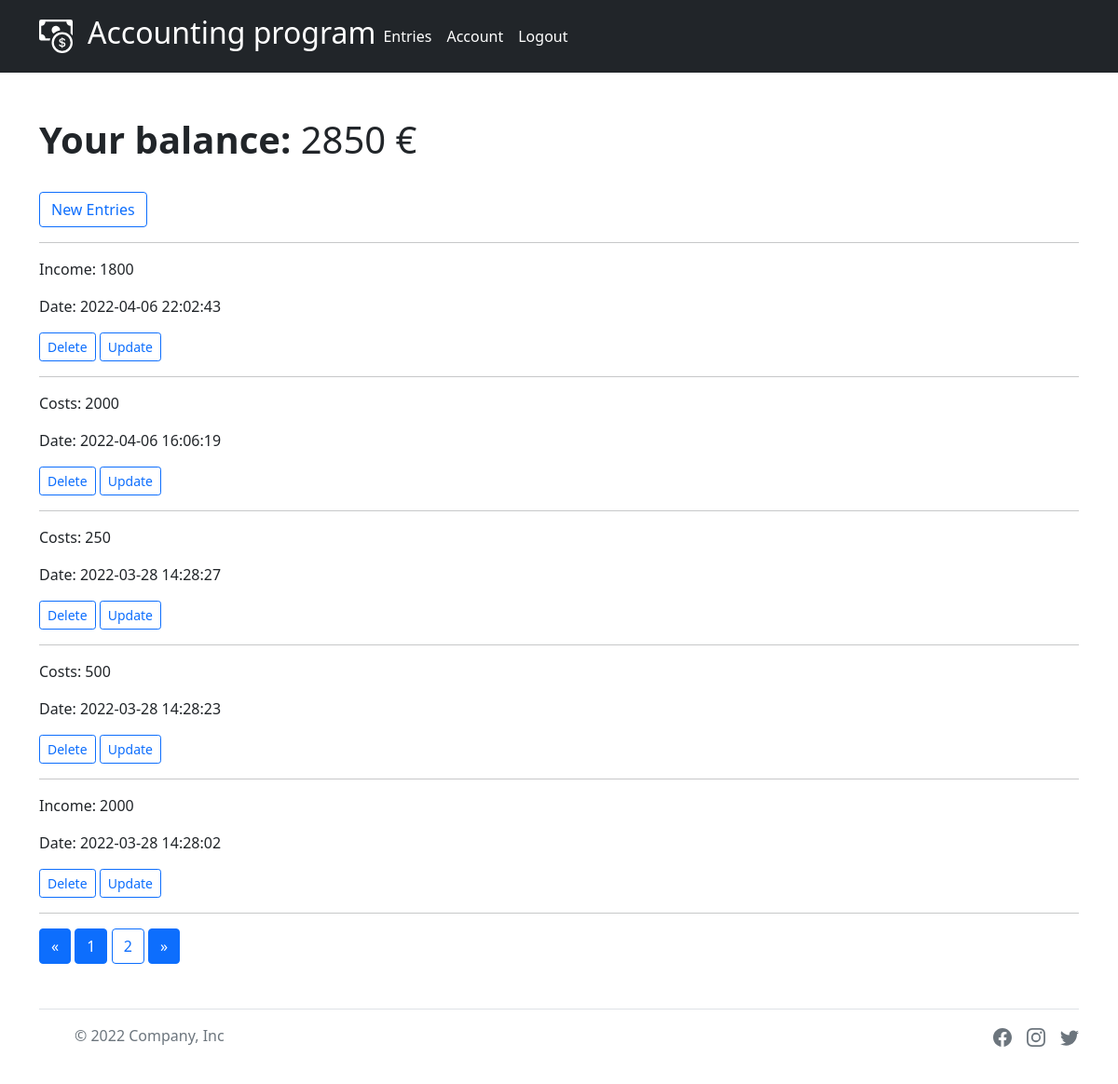
The page /entries (signed in) on the database its author committed.
### budget_prog/models.py (models this page shows, shortened)
class Entries(db.Model):
    __tablename__ = "entries"
    id = db.Column(db.Integer, primary_key=True)
    date = db.Column("Date", db.DateTime)
    income = db.Column("Income", db.Boolean)
    costs = db.Column("Costs", db.Boolean)
    sum = db.Column("Sum", db.Integer)
    account_id = db.Column(db.Integer, db.ForeignKey("account.id"))
    account = db.relationship("Account", lazy=True)

### budget_prog/routes.py (the view)
@app.route("/entries")
@login_required
def entries():
    page = request.args.get('page', 1, type=int)
    all_entries_page = Entries.query.filter_by(account_id=current_user.id).order_by(Entries.date.desc()).paginate(
        page=page, per_page=5)
    try:
        all_entries = Entries.query.filter_by(account_id=current_user.id)[::-1]
    except:
        all_entries = []
    balance = 0
    for entries in all_entries:
        if entries.income:
            balance += entries.sum
        if entries.costs:
            balance -= entries.sum
    return render_template("entries.html", all_entries=all_entries, all_entries_page=all_entries_page, balance=balance,
                           datetime=datetime)

### budget_prog/__init__.py (called while the page is built)
@login_manager.user_loader
def load_user(account_id):
    return Account.query.get(int(account_id))

### budget_prog/templates/entries.html (shortened to what this page needs)
{% extends "base.html" %}
{% block content %}
<h1><b>Your balance:</b> {{balance}} €</h1>
<br>
<div class="btn-group">
    <a href="{{ url_for('new_entries') }}" class="btn btn-outline-primary">New Entries</a>
</div>
{% if all_entries_page %}
{% for entries in all_entries_page.items %}
<hr>
{% if entries.income %}
<p>Income: {{entries.sum}}</p>
<p>Date: {{ datetime.strftime(entries.date, "%Y-%m-%d %H:%M:%S") }}</p>
{% endif %}
{% if entries.costs %}
<p>Costs: {{entries.sum}}</p>
<p>Date: {{ datetime.strftime(entries.date, "%Y-%m-%d %H:%M:%S") }}</p>
{% endif %}
<div class="btn-group btn-group-sm">
    <a href="{{ url_for('delete', id=entries['id']) }}" class="btn btn-outline-primary">Delete</a>
</div>
<div class="btn-group btn-group-sm">
    <a href="{{ url_for('update', id=entries['id']) }}" class="btn btn-outline-primary">Update</a>
</div>
{% endfor %}
<hr>
<div class="text-right">
    <a href="{{ url_for('entries', page=all_entries_page.prev_num) }}"
       class="btn btn-primary mb-4 {% if all_entries_page.page == 1 %}{% endif %}">&laquo;</a>
    {% for page_num in all_entries_page.iter_pages(left_edge=1, right_edge=1, left_current=1, right_current=2) %}
    {% if page_num %}
    {% if all_entries_page.page == page_num %}
    <a class="btn btn-primary mb-4" href="{{ url_for('entries', page=page_num) }}">{{ page_num }}</a>
    {% else %}
    <a class="btn btn-outline-primary mb-4" href="{{ url_for('entries', page=page_num) }}">{{ page_num }}</a>
    {% endif %}
    {% endif %}
    {% endfor %}
    <a href="{{ url_for('entries', page=all_entries_page.next_num) }}"
       class="btn btn-primary mb-4
       {% if all_entries_page.page == all_entries_page.pages %}{% endif %}">&raquo;</a>
</div>
{% endif %}
{% endblock %}

### budget_prog/templates/base.html (shortened to what this page needs)
<!DOCTYPE html>
<html lang="en">
<head>
    <link href="https://cdn.jsdelivr.net/npm/bootstrap@5.1.3/dist/css/bootstrap.min.css" rel="stylesheet"
>
</head>
<header class="p-3 bg-dark text-white">
    <div class="container">
        <div class="d-flex flex-wrap align-items-center justify-content-center justify-content-lg-start">
            <a href="/" class="d-flex align-items-center mb-2 mb-lg-0 text-white text-decoration-none">
            </a>
            <h2 class="ms-3">Accounting program</h2>
            <ul class="nav col-12 col-lg-auto me-lg-auto mb-2 justify-content-center mb-md-0">
                {% if current_user.is_authenticated %}
                <li><a href="/entries" class="nav-link px-2 text-white">Entries</a></li>
                <li><a href="/account" class="nav-link px-2 text-white">Account</a></li>
                <li><a href="/logout" class="nav-link px-2 text-white">Logout</a></li>
                {% endif %}
            </ul>
        </div>
    </div>
</header>
<body>
<div class="container">
    <br>
    {% block content %}
    {% endblock %}
</div>
</body>
<div class="container">
    <footer class="d-flex flex-wrap justify-content-between align-items-center py-3 my-4 border-top ">
        <div class="col-md-4 d-flex align-items-center">
            <a href="/" class="mb-3 me-2 mb-md-0 text-muted text-decoration-none lh-1">
                <svg class="bi" width="30" height="24">
                    <use xlink:href="#bootstrap"></use>
                </svg>
            </a>
            <span class="text-muted">© 2022 Company, Inc</span>
        </div>
        <ul class="nav col-md-4 justify-content-end list-unstyled d-flex">
            <li class="ms-3"><a class="text-muted" href="https://www.facebook.com/">
            </a></li>
            <li class="ms-3"><a class="text-muted" href="https://www.instagram.com/">
            </a></li>
            <li class="ms-3"><a class="text-muted" href="https://twitter.com/">
            </a></li>
        </ul>
    </footer>
</div>
</html>

### rows shown on the page
Entries: sum "1800", strftime "2022-04-06 22:02:43"
Entries: sum "2000", strftime "2022-04-06 16:06:19"
Entries: sum "250", strftime "2022-03-28 14:28:27"
Entries: sum "500", strftime "2022-03-28 14:28:23"
Entries: sum "2000", strftime "2022-03-28 14:28:02"

### other values the page prints
{{ balance }} "2850"
{{ page_num }} "1"
{{ page_num }} "2"
